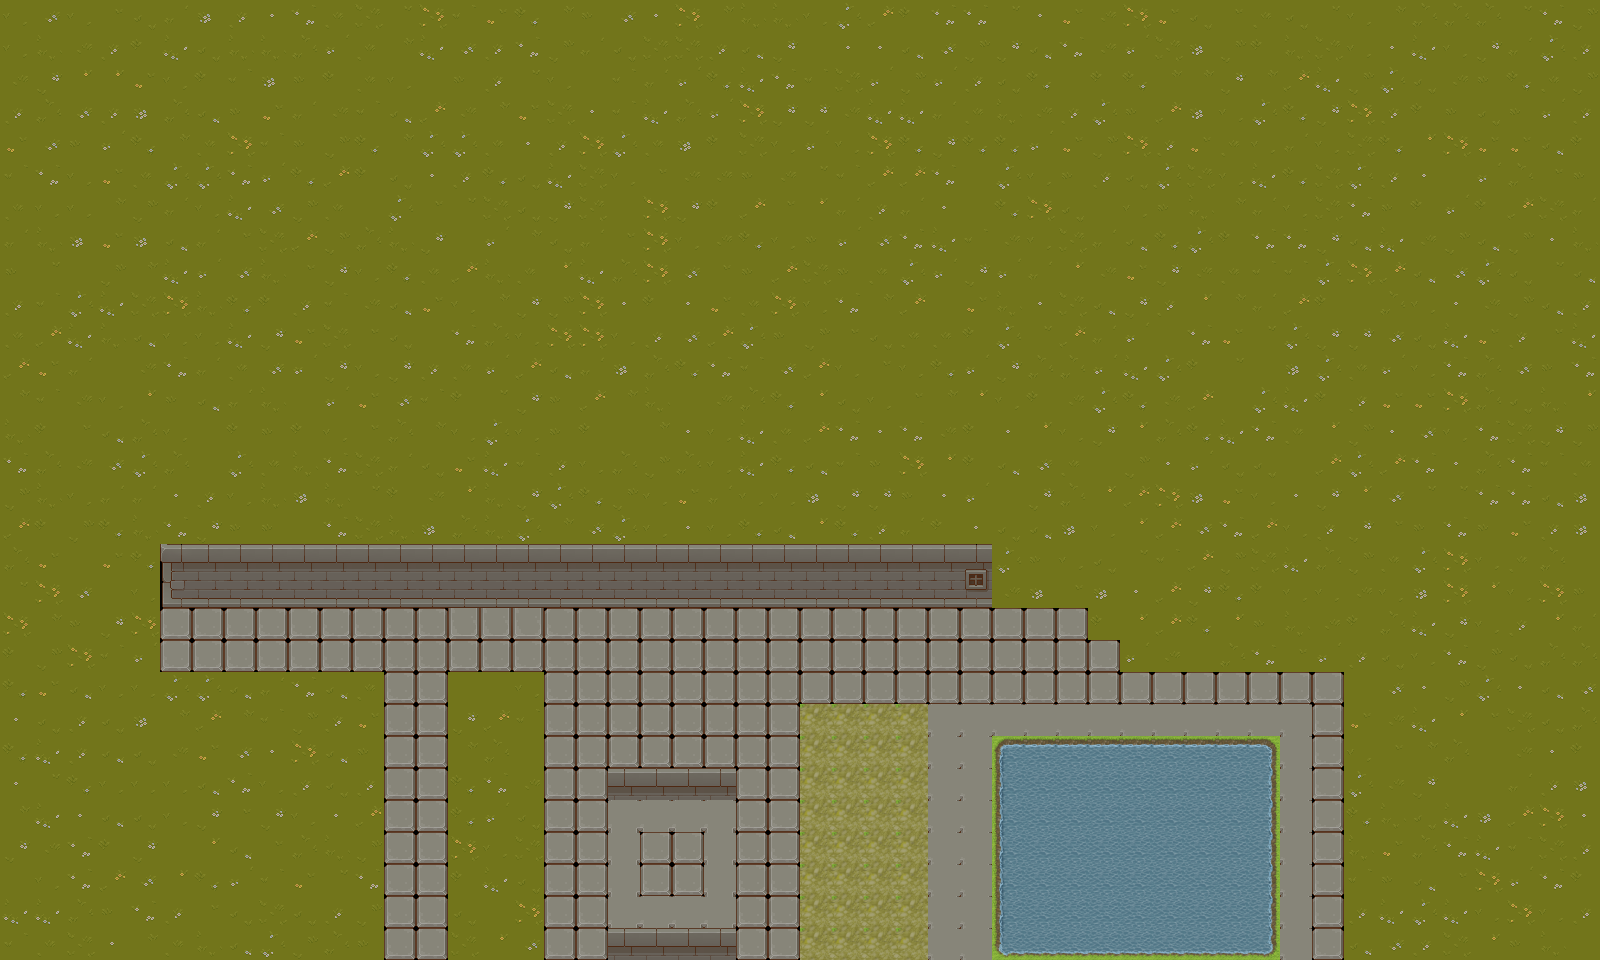

A level layout from a 2D game, rendered from its tile map. Below: a short description, then the map file with tile-grid data replaced by summaries:
An orthogonal 50x30 tile map with 32x32 px tiles, 4 tile layers (Water, Stone Floor, Walls, Grass), 4 tilesets.

<map version="1.9" tiledversion="1.9.2" orientation="orthogonal" renderorder="right-down" width="50" height="30" tilewidth="32" tileheight="32" infinite="0" nextlayerid="17" nextobjectid="1">
 <editorsettings>
  <export target="level1..csv" format="csv" />
 </editorsettings>
 <tileset firstgid="1" source="../Texture Tsx/TX Tileset Grass.tsx" />
 <tileset firstgid="65" source="../Texture Tsx/pipo-map001_at.tsx" />
 <tileset firstgid="545" source="../Texture Tsx/TX Tileset Stone Ground.tsx" />
 <tileset firstgid="609" source="../Texture Tsx/TX Tileset Wall.tsx" />
 <layer id="10" name="Water" width="50" height="30">
  <data>[1500 cells, 63 non-empty, 9 distinct tile ids]</data>
 </layer>
 <layer id="11" name="Stone Floor" width="50" height="30">
  <data>[1500 cells, 199 non-empty, 4 distinct tile ids]</data>
 </layer>
 <layer id="9" name="Walls" width="50" height="30">
  <data>[1500 cells, 60 non-empty, 6 distinct tile ids]</data>
 </layer>
 <layer id="1" name="Grass" width="50" height="30">
  <data>[1500 cells, 1178 non-empty, 33 distinct tile ids]</data>
 </layer>
</map>
